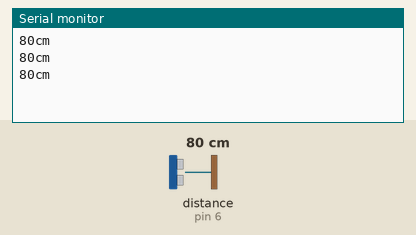
Recording of a sketch running on a simulated Arduino Uno, built with avr-gcc and run on an emulated ATmega328P. Shown: the last lines printed to the serial monitor. Wiring (inferred from the names in the program): ultrasonic range finder: trigger pin 7; echo pin 6. Inputs (shaded band) come from the test bench; at power-on: distance to the obstacle (sensor on pin 6) 80 cm. The echo pulse lasts 58.3 µs per cm.

Above: at 1.2 s.
1.3 s: distance to the obstacle (sensor on pin 6) set to 2 cm
At 1.88 s:
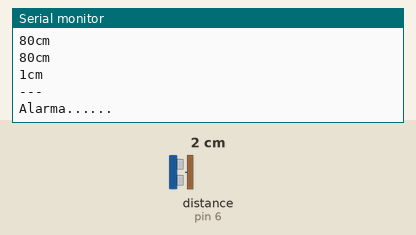
3.1 s: distance to the obstacle (sensor on pin 6) set to 4 cm
At 3.49 s:
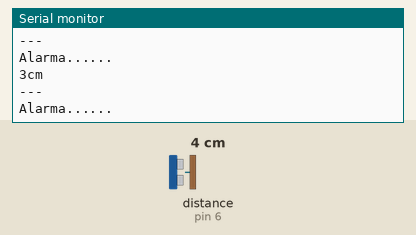
Timing chart, 0 to 6.1 s (numbered marks = the images above; inputs shaded):
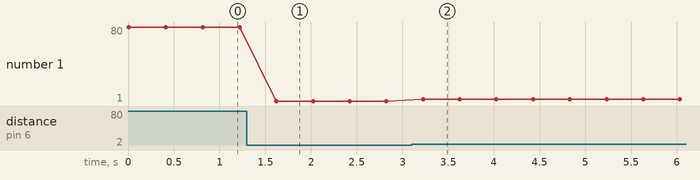

Measured:
- after the input at 1.3 s, the serial monitor: prints a new line after 0.32 s (image 1)
- after the input at 3.1 s, the serial monitor: prints a new line after 0.13 s (image 2)
- plotted number 1: 80 → 1 after the input at 1.3 s, 1 → 3 after the input at 3.1 s

The sketch:

sensoresUltrasonicos.ino
```cpp
/*
sensor hc-sr04 con arduino
https://www.youtube.com/watch?v=IF1eN0WK3bU
*/


#define Pecho 6
#define Ptrig 7
long duracion, distancia;

void setup() {

  Serial.begin(9600);   //iniciamos la comunicacion serial con una tasa de 9600 bps (bits por segundo)
  pinMode(Pecho, INPUT);  //Define el pin 6 como entrada (echo)
  pinMode(Ptrig, OUTPUT);  //Define el pin 7 como salida (triger)
  //pinMode(13,1);          //Define el pin 13 como salida (led)

}

void loop() {

  digitalWrite(Ptrig, LOW);
  delayMicroseconds(2);
  digitalWrite(Ptrig, HIGH);
  delayMicroseconds(10);
  digitalWrite(Ptrig, LOW);

  duracion = pulseIn(Pecho, HIGH);
  distancia = (duracion/2) / 29;  //calcula la ditancia en centimetros

  if (distancia >= 500 || distancia <= 0 ) {  //si la distancia es mayor a 500cm o menor a 0cm no mide nada
      Serial.println("---");
    }
   else {
      Serial.print(distancia);
      Serial.println("cm");
      digitalWrite(13,0);
    }

  if (distancia <= 10 && distancia >= 1 ) {  //en alto el led se la ditancia es menor a 10 y mayor igual a 1
      Serial.println("---");
      digitalWrite(13,1);
      Serial.println("Alarma......");
    }
    delay(400);   //espera 4 segundos para que se logre ver la distancia

}
```
